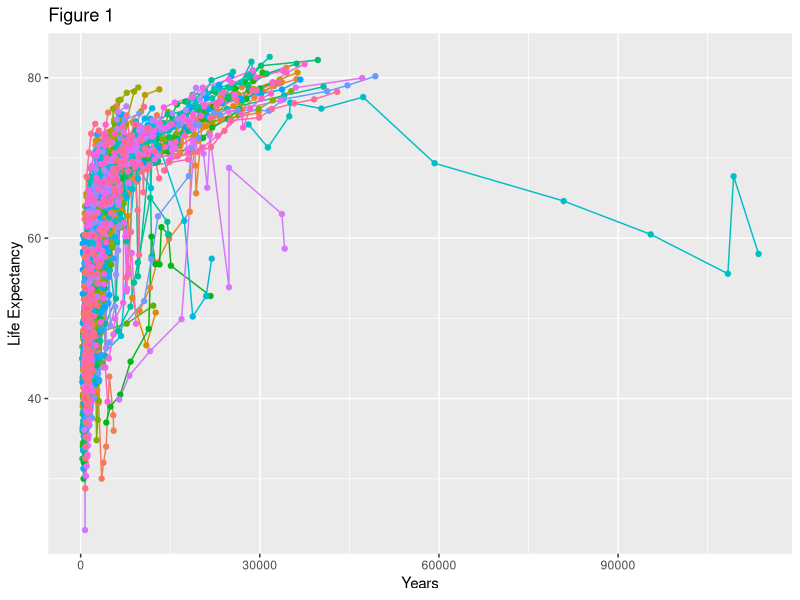

This figure's R source:
## ---- chunk 1

library(ggplot2)
## ---- chunk 2
gapminder <- read.table("../Data/gapminder.txt", header = TRUE)

## ---- chunk 3

ggplot(gapminder, aes(gdpPercap,lifeExp,color = country)) + 
  geom_line()+
  geom_point() +
   theme(legend.position = "none")+
  labs(x = "Years", y = "Life Expectancy", title = "Figure 1")
